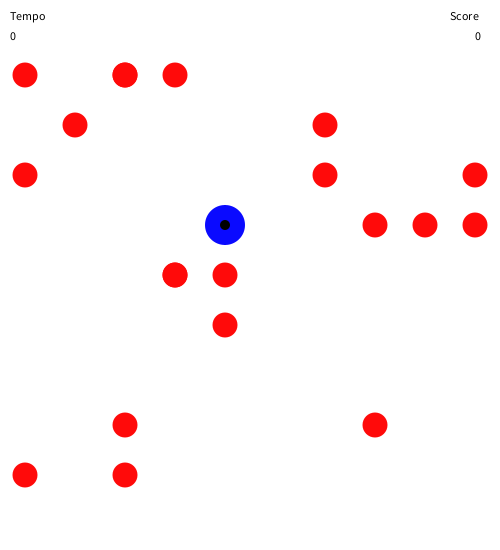
Frame 1 (no input)
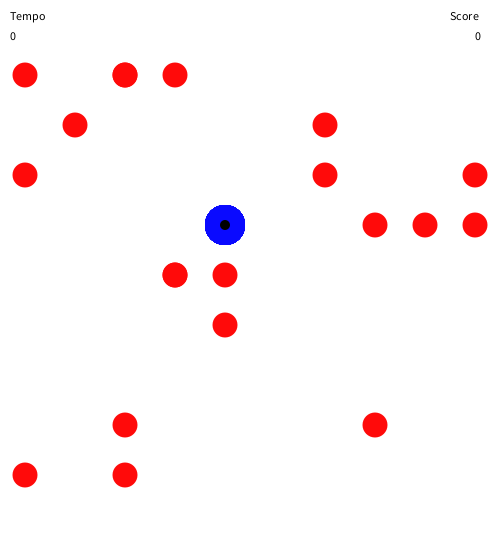
Frame 60 (the mouse pressed at the canvas centre just before this capture)
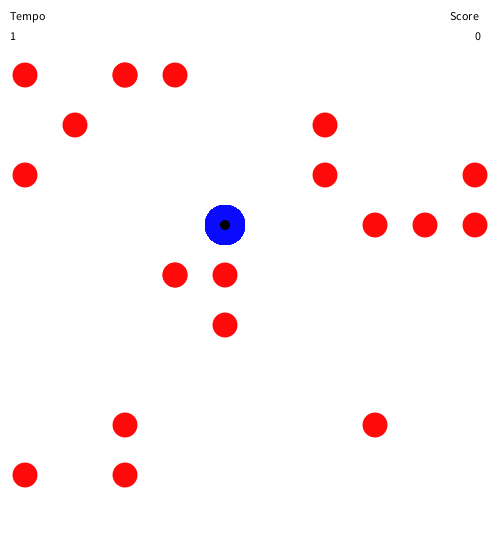
Frame 120 (the mouse held since frame 60 and released just before this capture)

The Processing sketch that drew these frames (run headless with seeded random() and noise(); from frame 60 on, the mouse is pressed at the canvas centre):

// Processing sketch: Avaliacao_Parcial_02_Gustavo_Mendes
// ── Avaliacao_Parcial_02_Gustavo_Mendes.pde
int [][] M = new int [10][10];
int []X = new int [20];
int []Y = new int [20];
int a, l, i, j, k = 0;
int x = 225;
int y = 225;
int z = 225;
int w = 225;
float timer = 0;
int contador = 0;
boolean fim = true;
void setup() {
  size(500, 550);
  fill(0);
  noStroke();
  for (a=0; a<width; a=a+50) {
    for (l=50; l<height; l=l+50) {
      fill(255);
      square(a, l, 50);
    }
  }
  for (i=0; i<20; i++) {
    k = (int) random(0, 10);
    j = (int) random(1, 11);
    fill(255, 10, 10);
    ellipse((k*50)+25, (j*50)+25, 25, 25);
    X[i]=(k*50)+25;
    Y[i]=(j*50)+25;
  }
}
void draw() {
  noStroke();
  frameRate(100);
  fill(255);
  rect(0, 0, 500, 50);
  fill(0);
  text("Score", 450, 20);
  text("Tempo", 10, 20, 100);
  fill(10, 10, 255);
  ellipse(x, y, 40, 40);
  fill(0);
  ellipse(z, w, 10, 10);
  text((int)timer, 10, 40, 100);
  if (fim) {
    timer=timer+0.01;
  }
  text(contador, 475, 40);
  if ((contador == 20) && (fim)) {
    text("Parabéns! Você conseguiu em " + (int)timer + " segundos.", 140, 240);
    fim=false;
  }
}
void keyPressed() {
  if (fim) {
    fill(255);
    ellipse(x, y, 45, 45);
    if (key == CODED) {
      if ((keyCode == UP) && ((y-50)>=50)) {
        y=y-50;
        w=y-10;
        z=x;
      }
      if ((keyCode == DOWN) && ((y+50)<=height)) {
        y=y+50;
        w=y+10;
        z=x;
      }
      if ((keyCode == LEFT) && ((x-50)>=0)) {
        x=x-50;
        z=x-10;
        w=y;
      }
      if ((keyCode == RIGHT) && ((x+50)<=width)) {
        x=x+50;
        z=x+10;
        w=y;
      }
    }
    for (int g=0; g<X.length; g++) {
      if ((X[g] == x) && (Y[g] == y)) {
        contador=contador+1;
        X[g]=-1;
        Y[g]=-1;
      }
    }
  }
}
